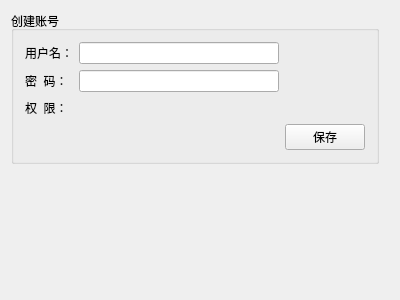
<?xml version="1.0" encoding="UTF-8"?>
<ui version="4.0">
 <class>UserCreateWidget</class>
 <widget class="QWidget" name="UserCreateWidget">
  <property name="geometry">
   <rect>
    <x>0</x>
    <y>0</y>
    <width>400</width>
    <height>300</height>
   </rect>
  </property>
  <property name="windowTitle">
   <string>UserCreateWidget</string>
  </property>
  <layout class="QGridLayout" name="gridLayout">
   <item row="1" column="0">
    <spacer name="verticalSpacer">
     <property name="orientation">
      <enum>Qt::Vertical</enum>
     </property>
     <property name="sizeHint" stdset="0">
      <size>
       <width>20</width>
       <height>40</height>
      </size>
     </property>
    </spacer>
   </item>
   <item row="0" column="0">
    <widget class="QGroupBox" name="groupBox">
     <property name="title">
      <string>创建账号</string>
     </property>
     <layout class="QGridLayout" name="gridLayout_2">
      <item row="1" column="1">
       <widget class="QLineEdit" name="passwordEdit">
        <property name="sizePolicy">
         <sizepolicy hsizetype="Fixed" vsizetype="Fixed">
          <horstretch>0</horstretch>
          <verstretch>0</verstretch>
         </sizepolicy>
        </property>
        <property name="minimumSize">
         <size>
          <width>200</width>
          <height>0</height>
         </size>
        </property>
        <property name="maximumSize">
         <size>
          <width>200</width>
          <height>16777215</height>
         </size>
        </property>
       </widget>
      </item>
      <item row="1" column="0">
       <widget class="QLabel" name="label_2">
        <property name="text">
         <string>密  码：</string>
        </property>
       </widget>
      </item>
      <item row="0" column="0">
       <widget class="QLabel" name="label">
        <property name="text">
         <string>用户名：</string>
        </property>
       </widget>
      </item>
      <item row="3" column="1">
       <widget class="PrivilegeWidget" name="widget" native="true">
        <property name="sizePolicy">
         <sizepolicy hsizetype="Fixed" vsizetype="Preferred">
          <horstretch>0</horstretch>
          <verstretch>0</verstretch>
         </sizepolicy>
        </property>
        <property name="minimumSize">
         <size>
          <width>100</width>
          <height>20</height>
         </size>
        </property>
        <property name="maximumSize">
         <size>
          <width>16777215</width>
          <height>50</height>
         </size>
        </property>
       </widget>
      </item>
      <item row="0" column="1">
       <widget class="QLineEdit" name="usernameEdit">
        <property name="sizePolicy">
         <sizepolicy hsizetype="Fixed" vsizetype="Fixed">
          <horstretch>0</horstretch>
          <verstretch>0</verstretch>
         </sizepolicy>
        </property>
        <property name="minimumSize">
         <size>
          <width>200</width>
          <height>0</height>
         </size>
        </property>
        <property name="maximumSize">
         <size>
          <width>200</width>
          <height>16777215</height>
         </size>
        </property>
       </widget>
      </item>
      <item row="3" column="0">
       <widget class="QLabel" name="label_3">
        <property name="text">
         <string>权  限：</string>
        </property>
       </widget>
      </item>
      <item row="4" column="2">
       <widget class="QPushButton" name="saveButton">
        <property name="text">
         <string>保存</string>
        </property>
       </widget>
      </item>
     </layout>
    </widget>
   </item>
   <item row="0" column="1">
    <spacer name="horizontalSpacer">
     <property name="orientation">
      <enum>Qt::Horizontal</enum>
     </property>
     <property name="sizeHint" stdset="0">
      <size>
       <width>40</width>
       <height>20</height>
      </size>
     </property>
    </spacer>
   </item>
  </layout>
 </widget>
 <layoutdefault spacing="6" margin="11"/>
 <customwidgets>
  <customwidget>
   <class>PrivilegeWidget</class>
   <extends>QWidget</extends>
   <header>privilegewidget.h</header>
   <container>1</container>
  </customwidget>
 </customwidgets>
 <resources/>
 <connections/>
</ui>
